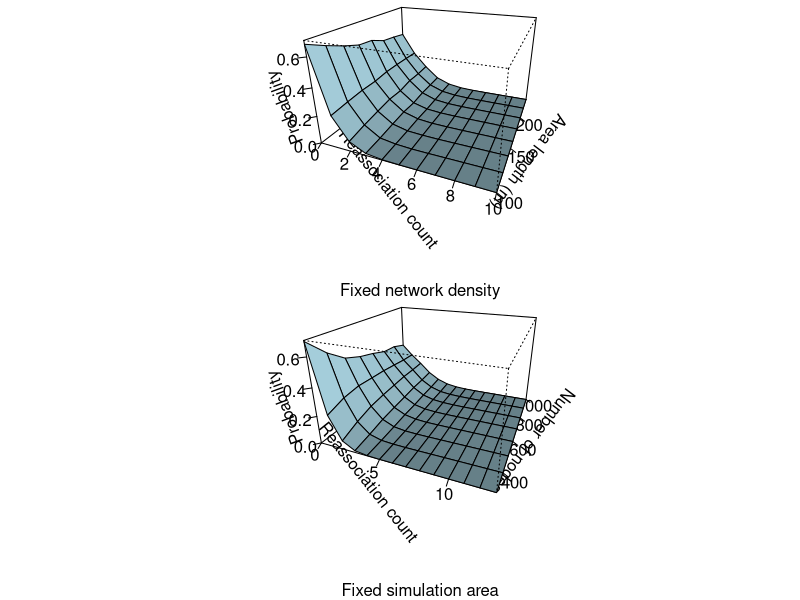

R code for this plot:
pdf("ZBS-reassoc.pdf", width=6, height=10, family="Times")
par(xpd=TRUE, mfrow=c(2,1), mar=c(5,2,0,0)) # margin: bottom left top right

########################################################
area_l <- c(100, 120, 140, 160, 180, 200, 220, 240)

#### D1HVU ####
count <- c(0, 1, 2, 3, 4, 5, 6, 7, 8, 9, 10)

prob <- c(0.6772, 0.2312, 0.0717, 0.0154, 0.0034, 0.0007, 0.0005, 0.0000, 0.0000, 0.0000, 0.0000, # 100
					0.6225, 0.2471, 0.0972, 0.0242, 0.0075, 0.0013, 0.0001, 0.0001, 0.0000, 0.0000, 0.0000, # 120
					0.5736, 0.2597, 0.1161, 0.0376, 0.0095, 0.0029, 0.0003, 0.0001, 0.0000, 0.0000, 0.0000, # 140
					0.5338, 0.2628, 0.1335, 0.0488, 0.0153, 0.0042, 0.0012, 0.0002, 0.0000, 0.0000, 0.0000, # 160
					0.5246, 0.2784, 0.1313, 0.0460, 0.0142, 0.0039, 0.0010, 0.0004, 0.0001, 0.0000, 0.0000, # 180
					0.4791, 0.2823, 0.1530, 0.0606, 0.0186, 0.0051, 0.0011, 0.0001, 0.0000, 0.0000, 0.0000, # 200
					0.4670, 0.2833, 0.1540, 0.0645, 0.0224, 0.0067, 0.0016, 0.0005, 0.0000, 0.0001, 0.0000, # 220
					0.4506, 0.2819, 0.1637, 0.0693, 0.0249, 0.0073, 0.0019, 0.0004, 0.0001, 0.0000, 0.0000) # 240

dim(prob) <- c(length(count), length(area_l))
persp(count, area_l, prob,			
			xlab = "Reassociation count", ylab = "Area length (m)", zlab = "Probability",
			sub="Fixed network density", zlim=c(0,0.7),
			theta = 22.5, phi = 22.5, expand = 0.6, col = "lightblue",
      ltheta = 120, shade = 0.75, ticktype = "detailed"
)

#### D1HU ####
# count <- c(0, 1, 2, 3, 4)
# 
# prob <- c(0.8669, 0.1221, 0.0106, 0.0004, 0.0000,	# 100
# 					0.8561, 0.1280, 0.0147, 0.0012, 0.0000,	# 120
# 					0.8803, 0.1088, 0.0097, 0.0010, 0.0001,	# 140
# 					0.8978, 0.0944, 0.0073, 0.0004, 0.0000,	# 160
# 					0.9243, 0.0714, 0.0042, 0.0001, 0.0000,	# 180
# 					0.9492, 0.0489, 0.0018, 0.0001, 0.0000,	# 200
# 					0.9614, 0.0363, 0.0022, 0.0001, 0.0001,	# 220
# 					0.9788, 0.0206, 0.0006, 0.0000, 0.0000)	# 240
# 
# dim(prob) <- c(length(count), length(area_length))
# persp(count, area_length, prob,			
# 			xlab = "Reassociation count", ylab = "Area length (m)", zlab = "Probability",
# 			sub="D1HU (fixed network density)", zlim=c(0,1),
# 			theta = 22.5, phi = 22.5, expand = 0.6, col = "lightblue",
#       ltheta = 120, shade = 0.75, ticktype = "detailed"
# )

#####################################################
num_FFD <- c(300, 400, 500, 600, 700, 800, 900, 1000)

#### D1VHU ####
count <- c(0, 1, 2, 3, 4, 5, 6, 7, 8, 9, 10, 11, 12, 13)

prob <- c(0.6937,  0.2280,  0.0627,  0.0131,  0.0024,  0.0002,	0.0000,  0.0000, 0.0000,  0.0000,  0.0000,  0.0000,  0.0000,  0.0000,	# 300 
					0.5743,  0.2715,  0.1107,  0.0329,  0.0081,  0.0021,  0.0004,  0.0001, 0.0000,  0.0000,  0.0000,  0.0000,  0.0000,  0.0000, # 400 
					0.4854,  0.2898,  0.1449,  0.0570,  0.0170,  0.0045,  0.0010,  0.0003, 0.0001,  0.0000,  0.0000,  0.0000,  0.0000,  0.0000, # 500 
					0.4439,  0.2857,  0.1609,  0.0706,  0.0272,  0.0086,  0.0021,  0.0008, 0.0002,  0.0000,  0.0000,  0.0000,  0.0000,  0.0000, # 600 
					0.4174,  0.2829,  0.1717,  0.0821,  0.0313,  0.0104,  0.0033,  0.0006, 0.0001,  0.0001,  0.0000,  0.0000,  0.0000,  0.0000, # 700 
					0.3829,  0.2743,  0.1822,  0.0951,  0.0410,  0.0157,  0.0058,  0.0020, 0.0006,  0.0003,  0.0001,  0.0000,  0.0000,  0.0000, # 800 
					0.3790,  0.2645,  0.1842,  0.0997,  0.0460,  0.0173,  0.0063,  0.0022, 0.0006,  0.0002,  0.0000,  0.0000,  0.0000,  0.0000, # 900 
					0.3466,  0.2622,  0.1897,  0.1097,  0.0554,  0.0233,  0.0088,  0.0030, 0.0008,  0.0003,  0.0001,  0.0000,  0.0000,  0.0000) # 1000

dim(prob) <- c(length(count), length(num_FFD))
persp(count, num_FFD, prob,
			xlab = "Reassociation count", ylab = "Number of nodes", zlab = "Probability", 
			sub="Fixed simulation area", zlim=c(0,0.7),
			theta = 22.5, phi = 22.5, expand = 0.6, col = "lightblue",
      ltheta = 120, shade = 0.75, ticktype = "detailed"
)

#### D1HU ####
# count <- c(0, 1, 2, 3, 4, 5, 6)
# 
# prob <- c(0.9006, 0.0915, 0.0075, 0.0004, 0.0000, 0.0000, 0.0000,	# 300 
# 					0.8646, 0.1225, 0.0121, 0.0008, 0.0000, 0.0000, 0.0000,	# 400 
# 					0.8166, 0.1609, 0.0203, 0.0020, 0.0002, 0.0000, 0.0000,	# 500 
# 					0.7914, 0.1790, 0.0265, 0.0028, 0.0003, 0.0000, 0.0000,	# 600 
# 					0.7589, 0.1998, 0.0353, 0.0053, 0.0005, 0.0001, 0.0000,	# 700 
# 					0.7380, 0.2114, 0.0430, 0.0062, 0.0012, 0.0002, 0.0001,	# 800 
# 					0.7119, 0.2237, 0.0521, 0.0100, 0.0020, 0.0003, 0.0000,	# 900 
# 					0.6890, 0.2392, 0.0580, 0.0111, 0.0022, 0.0004, 0.0001)	# 1000
# 
# dim(prob) <- c(length(count), length(num_FFD))
# persp(count, area_length, prob,
# 			xlab = "Reassociation count", ylab = "Number of nodes", zlab = "Probability",
# 			sub="D1HU (varying network density)", zlim=c(0,1),
# 			theta = 22.5, phi = 22.5, expand = 0.6, col = "lightblue",
#       ltheta = 120, shade = 0.75, ticktype = "detailed"
# )

dev.off()
